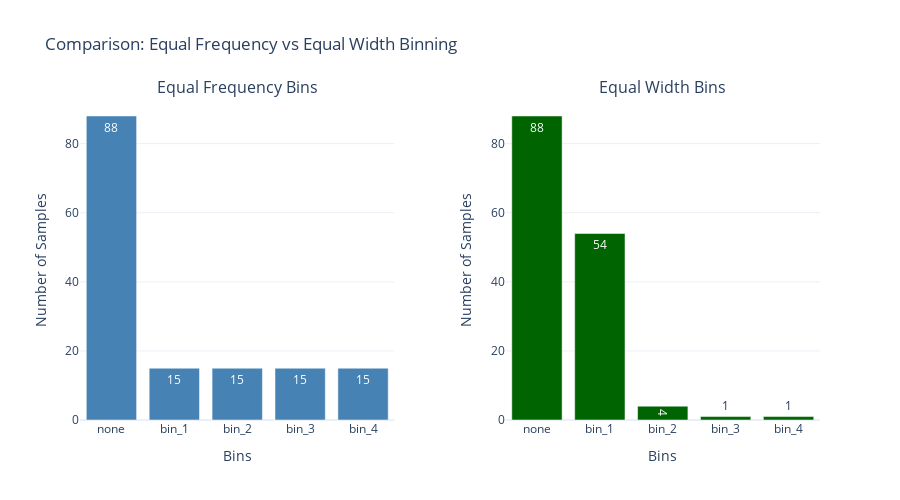

Notebook source saved alongside this figure:
### Code cell
# Compare Equal Frequency vs Equal Width binning side by side
fig_comparison = make_subplots(rows=1, cols=2, subplot_titles=("Equal Frequency Bins", "Equal Width Bins"), horizontal_spacing=0.15)

# Equal Frequency (left subplot)
ordered_bins_freq = [bin_name for bin_name in desired_order if bin_name in bin_counts.index]
ordered_counts_freq = [bin_counts[bin_name] for bin_name in ordered_bins_freq]
x_labels_freq = []
for bin_name in ordered_bins_freq:
    if bin_name == "none":
        x_labels_freq.append("none")
    elif bin_name == "missing":
        x_labels_freq.append("missing")
    else:
        x_labels_freq.append(bin_name)

fig_comparison.add_trace(go.Bar(x=x_labels_freq, y=ordered_counts_freq, marker_color="steelblue", name="Equal Frequency", text=ordered_counts_freq, textposition="auto"), row=1, col=1)

# Equal Width (right subplot)
ordered_bins_width_comp = [bin_name for bin_name in desired_order_width if bin_name in bin_counts_width.index]
ordered_counts_width_comp = [bin_counts_width[bin_name] for bin_name in ordered_bins_width_comp]
x_labels_width_comp = []
for bin_name in ordered_bins_width_comp:
    if bin_name == "none":
        x_labels_width_comp.append("none")
    elif bin_name == "missing":
        x_labels_width_comp.append("missing")
    else:
        x_labels_width_comp.append(bin_name)

fig_comparison.add_trace(go.Bar(x=x_labels_width_comp, y=ordered_counts_width_comp, marker_color="darkgreen", name="Equal Width", text=ordered_counts_width_comp, textposition="auto"), row=1, col=2)

fig_comparison.update_layout(title_text="Comparison: Equal Frequency vs Equal Width Binning", showlegend=False, height=500)

fig_comparison.update_xaxes(title_text="Bins", row=1, col=1)
fig_comparison.update_xaxes(title_text="Bins", row=1, col=2)
fig_comparison.update_yaxes(title_text="Number of Samples", row=1, col=1)
fig_comparison.update_yaxes(title_text="Number of Samples", row=1, col=2)

fig_comparison.show()

# Print comparison summary
print("\n" + "=" * 80)
print("COMPARISON SUMMARY: Equal Frequency vs Equal Width")
print("=" * 80)
print("Equal Frequency Bins (each bin has ~12 samples):")
for i in range(1, 6):
    bin_name = f"bin_{i}"
    freq_count = (df["experiencia_bins"] == bin_name).sum()
    width_count = (df["experiencia_bins_width"] == bin_name).sum()
    freq_range = bin_ranges.get(bin_name, {})
    width_range = bin_ranges_width.get(bin_name, {})

    print(f"  {bin_name}: {freq_count:2d} samples, range [{freq_range.get('min', 0):.4f}-{freq_range.get('max', 0):.4f}] | Width: {width_count:2d} samples, range [{width_range.get('min', 0):.4f}-{width_range.get('max', 0):.4f}]")

print(f"\nNone: Frequency: {(df['experiencia_bins'] == 'none').sum():2d} | Width: {(df['experiencia_bins_width'] == 'none').sum():2d}")
print("=" * 80)

### Figure 1 — Plotly figure (JSON) as saved in the notebook; plotly's stock layout.template omitted (floating-point values rounded to 4 significant figures)
{"data": [{"marker": {"color": "steelblue"}, "name": "Equal Frequency", "text": ["88", "15", "15", "15", "15"], "textposition": "auto", "type": "bar", "x": ["none", "bin_1", "bin_2", "bin_3", "bin_4"], "xaxis": "x", "y": [88, 15, 15, 15, 15], "yaxis": "y"}, {"marker": {"color": "darkgreen"}, "name": "Equal Width", "text": ["88", "54", "4", "1", "1"], "textposition": "auto", "type": "bar", "x": ["none", "bin_1", "bin_2", "bin_3", "bin_4"], "xaxis": "x2", "y": [88, 54, 4, 1, 1], "yaxis": "y2"}], "layout": {"annotations": [{"font": {"size": 16}, "showarrow": false, "text": "Equal Frequency Bins", "x": 0.2125, "xanchor": "center", "xref": "paper", "y": 1, "yanchor": "bottom", "yref": "paper"}, {"font": {"size": 16}, "showarrow": false, "text": "Equal Width Bins", "x": 0.7875, "xanchor": "center", "xref": "paper", "y": 1, "yanchor": "bottom", "yref": "paper"}], "height": 500, "showlegend": false, "title": {"text": "Comparison: Equal Frequency vs Equal Width Binning"}, "xaxis": {"anchor": "y", "domain": [0, 0.425], "title": {"text": "Bins"}}, "xaxis2": {"anchor": "y2", "domain": [0.575, 1], "title": {"text": "Bins"}}, "yaxis": {"anchor": "x", "domain": [0, 1], "title": {"text": "Number of Samples"}}, "yaxis2": {"anchor": "x2", "domain": [0, 1], "title": {"text": "Number of Samples"}}}}
